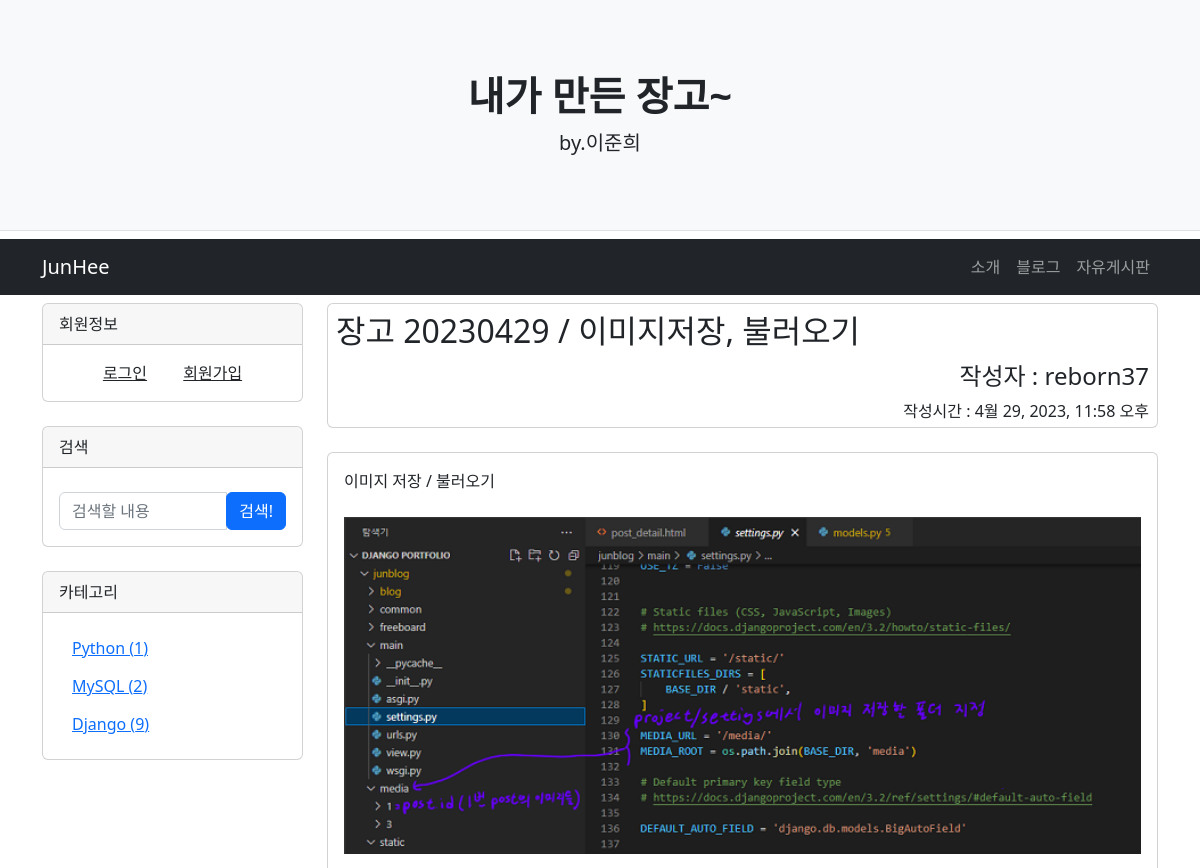
Before: /blog/2/ (upper part) with the older database file.
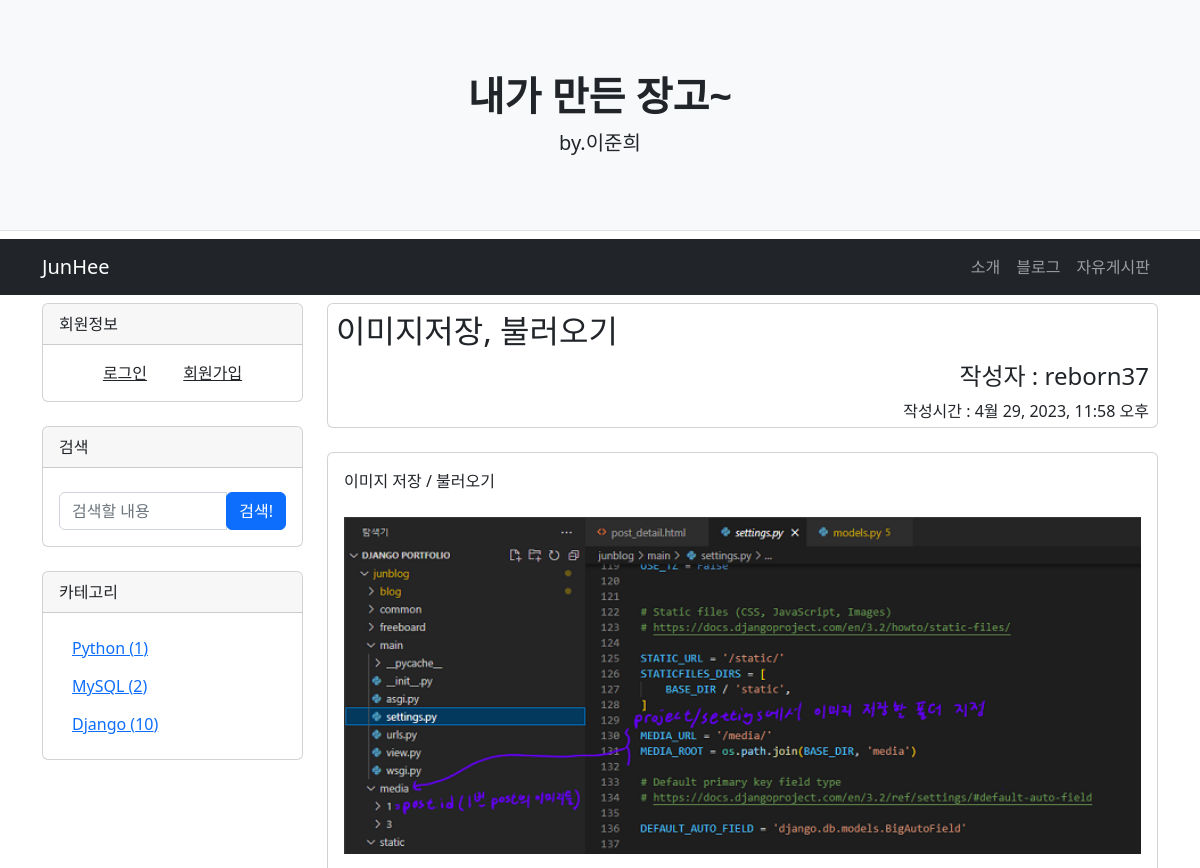
After: the same page with the newer database file.
### blog/models.py (models this page shows, shortened)
class Post(models.Model):
    id = models.AutoField(primary_key=True)
    title = models.CharField(max_length=200)
    author = models.ForeignKey(User, on_delete=models.CASCADE, related_name='author_question')
    content = models.TextField()
    create_date = models.DateTimeField()
    modify_date = models.DateTimeField(null=True, blank=True)
    click = models.IntegerField(null=True, default=0) # 클릭
    category = models.ForeignKey(Category,null=True,blank=True,on_delete=models.SET_NULL,related_name='blog_category')
    class Meta:
        db_table = 'post'

### blog/views.py (the view)
# urls.py: path('<int:post_id>/',views.detail,name='detail'),
def detail(request, post_id):
    post = get_object_or_404(Post, pk=post_id)
    comments = countcomment(request)
    posts = countpost(request)
    post_list = Post.objects.order_by('-create_date')
    countcategory = []
    for i in range(1,Category.objects.count()+1):
        countcategory.append(post_list.filter(category_id=i).count())
    context = {'post': post,'posts':posts,'comments':comments,'countcategory':countcategory}
    return render(request, 'blog/post_detail.html', context)

### blog/templatetags/blog_filter.py (called while the page is built)
@register.filter
def mark(value):
    extensions = ["nl2br", "fenced_code","tables"]
    return mark_safe(markdown.markdown(value, extensions=extensions))

### blog/views.py (called while the page is built)
def countpost(request):
    if request.user in User.objects.all(): # 유저가 로그인하면
        postcount = Post.objects.filter(author_id=request.user).count() # Post모델에서 유저아이디랑 접속아이디가 같은 것들 갯수세기
        freepostcount = FreePost.objects.filter(author_id=request.user).count() # FreePost모델에서 유저아이디랑 접속아이디가 같은 것들 갯수세기
        return postcount+freepostcount # 블로그 작성글과 자유게시판 작성글 갯수의 합 계산

def countcomment(request):
    if request.user in User.objects.all():
        commentcount = Comment.objects.filter(author_id=request.user).count() # Comment모델에서 유저아이디랑 접속아이디가 같은 것들 갯수세기
        freecommentcount = FreeComment.objects.filter(author_id=request.user).count() # FreeComment모델에서 유저아이디랑 접속아이디가 같은 것들 갯수세기
        return commentcount+freecommentcount # 블로그 작성댓글과 자유게시판 작성댓글 갯수의 합 계산

### templates/blog/post_detail.html (shortened to what this page needs)
{% extends 'base.html' %}
{% load blog_filter %}
{% block content %}
<div class="container">
    <div class="row">
        {% include  "blogleftbox.html" %}
        <div class='col-lg-9'>
            <div class='card mb-4'>
                <h2 class='my-2 mx-2'>{{ post.title }}</h2>
                <h4 class='text-lg-end mx-2 my-1'>작성자 : {{ post.author.username }}</h4>
                <p class='text-lg-end mx-2 my-1'>작성시간 : {{ post.create_date }}</p>
            </div>
            <div class='card mb-4'>
                <div class='card-body'>
                    <div class='card-text'>
                        {{ post.content|mark }}
                        {% if post.image %}
                        {% for i in post.image.all %}
                        <img src='{{i.image.url}}' class='mb-2 mt-2' style="width: 100%; height:auto;"/>
                        {% endfor %}
                        {% endif %}
                    </div>
                </div>
            </div>
        </div>
    </div>
</div>
{% endblock %}

Changed rows visible on the page:
changed Post "이미지 저장 / 불러오기": title "장고 20230429 / 이미지저장, 불러오기" → "이미지저장, 불러오기"
Other visible differences:
{{ countcategory.2 }}: "9" → "10"
